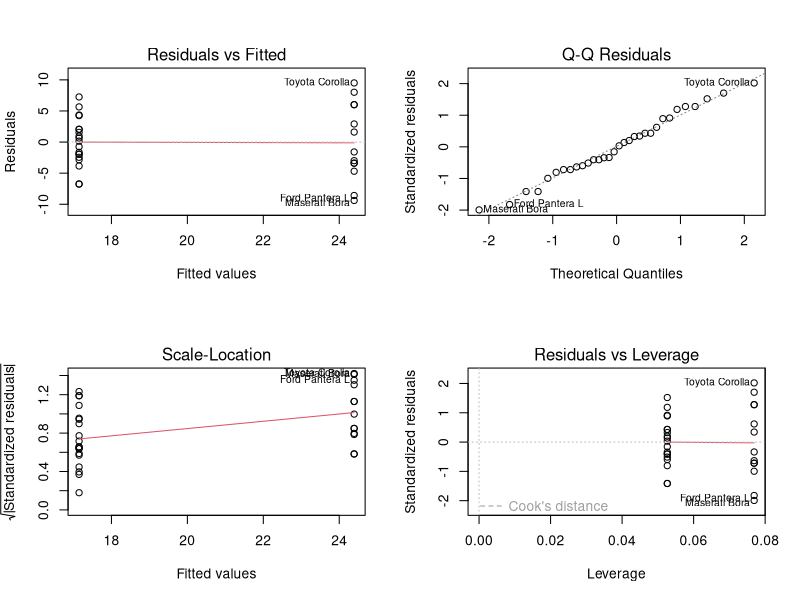
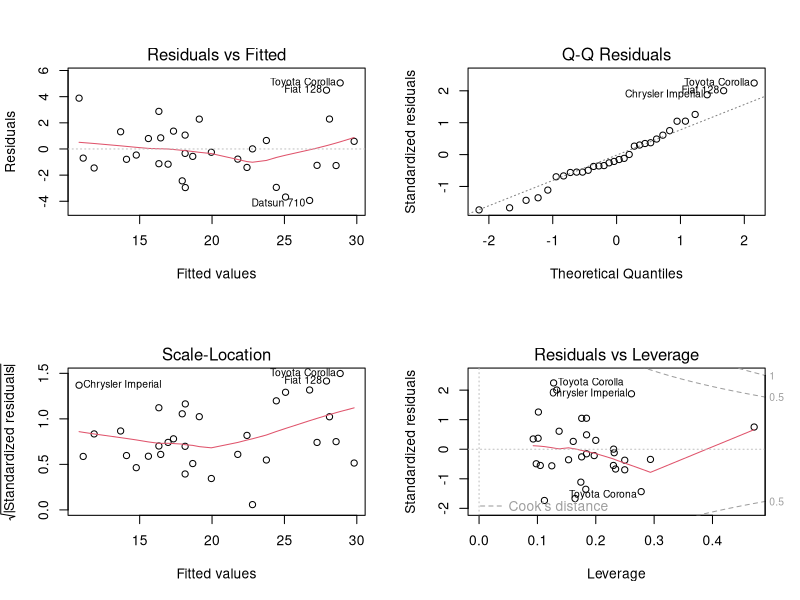

These figures' R source, in order:
## ---- chunk 1
knitr::opts_chunk$set(echo = TRUE)
## ---- chunk 2
head(mtcars)
## ---- chunk 3
data("mtcars")
str(mtcars)
## ---- chunk 4
mtcars$cyl <- as.factor(mtcars$cyl)
mtcars$vs <- as.factor(mtcars$vs)
mtcars$am <- as.factor(mtcars$am)
mtcars$gear <- as.factor(mtcars$gear)
mtcars$carb <- as.factor(mtcars$carb)
## ---- chunk 5
fit_linear <- lm(mpg ~ am, mtcars)
## ---- chunk 6
summary(fit_linear)
## ---- chunk 7
betahat <- .7245  
SE <- 1.764        
tstar <- qt(1-0.05/2, df = length(mtcars$mpg) - 2)
c(betahat - tstar*SE, betahat + tstar *SE)
## ---- chunk 8
fit_all <- lm(mpg ~ . , mtcars)
## ---- chunk 9
library("MASS")
step <- stepAIC(fit_all, direction="both", trace=FALSE)
summary(step)
## ---- chunk 10
anova(fit_linear, step)
## ---- chunk 11
coefficients(summary(step))
## ---- chunk 12
betahat1 <- 1.80921138  #From the summary for am 
SE1 <- 1.39630450       #From the summary for am
tstar1 <- qt(1-0.05/2, df = length(mtcars$mpg) - 2)
c(betahat1 - tstar1*SE1, betahat1 + tstar1 *SE1)
## ---- chunk 13
par(mfrow=c(2,2))
plot(fit_linear); 
abline(fit_linear)
## ---- chunk 14
par(mfrow=c(2,2))
plot(step); 
abline(step)
